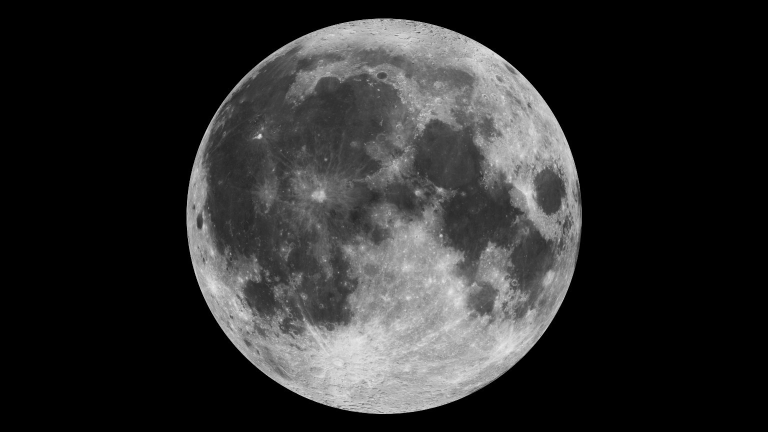
#> input picture GSFC_20171208_Archive_e001982~orig.jpg, 1536 x 864 px (shown at 1/2 size)
$ python generate_moon_plate.py
#> lines starting #> are read from the running program, lines starting #| are printed output that depends on the picture; after the words box and inside, x2 and y2 are one past the last pixel; in counts of white or black regions, pixels touching at a corner belong together
#!/usr/bin/env python3
"""Photograph luminance -> dimensioned circular apertures for an etching mask.

The photograph is read as measurement data; the deliverables are vector circles.
No generated imagery, raster embedding, or random point placement is used.
"""

from __future__ import annotations

import argparse
from bisect import bisect_left
import gzip
import hashlib
import json
import math
from pathlib import Path
from xml.sax.saxutils import escape

import numpy as np
from PIL import Image, ImageOps
from reportlab.lib.units import mm
from reportlab.pdfgen.canvas import Canvas


ROOT = Path(__file__).resolve().parent


def number(value: float) -> str:
    return f"{value:.6f}".rstrip("0").rstrip(".") or "0"


def arguments() -> argparse.Namespace:
    parser = argparse.ArgumentParser(description=__doc__)
    parser.add_argument("--input", type=Path,
                        default=ROOT / "GSFC_20171208_Archive_e001982~orig.jpg")
    parser.add_argument("--diameter-mm", type=float, default=50.0)
    parser.add_argument("--pitch-mm", type=float, default=0.1,
                        help="Horizontal and vertical centre-to-centre spacing.")
    parser.add_argument("--min-hole-mm", type=float, default=0.04)
    parser.add_argument("--max-hole-mm", type=float, default=0.08)
    parser.add_argument("--border-mm", type=float, default=2.0)
    parser.add_argument("--gamma", type=float, default=1.0,
                        help="Aperture area is proportional to (gray / 255)^gamma.")
    parser.add_argument("--output-dir", type=Path, default=ROOT / "output")
    args = parser.parse_args()
    for name in ["diameter_mm", "pitch_mm", "min_hole_mm", "max_hole_mm", "gamma"]:
        value = getattr(args, name)
        if not math.isfinite(value) or value <= 0:
            parser.error(f"{name} must be finite and positive")
    if not math.isfinite(args.border_mm) or args.border_mm < 0:
        parser.error("border_mm must be finite and nonnegative")
    if not 0 < args.min_hole_mm <= args.max_hole_mm < args.pitch_mm:
        parser.error("Require 0 < min-hole <= max-hole < pitch")
    if args.pitch_mm > args.diameter_mm:
        parser.error("pitch must not exceed the Moon diameter")
    if math.ceil(args.diameter_mm / args.pitch_mm) > 6000:
        parser.error("This run is limited to 6000 grid positions per side")
    return args


def cell_averages(array, centers, span, axis):
    """Exact box averages of piecewise constant source pixels along one axis."""
    a = np.moveaxis(array, axis, -1)
    integral = np.concatenate([np.zeros(a.shape[:-1] + (1,)), np.cumsum(a, axis=-1)], axis=-1)

    def at(points):
        points = np.clip(points, 0, a.shape[-1])
        indices = np.minimum(np.floor(points).astype(int), a.shape[-1]-1)
        return integral[..., indices] + (points-indices)*a[..., indices]

    left, right = centers+0.5-span/2, centers+0.5+span/2
    result = (at(right)-at(left))/span
    return np.moveaxis(result, -1, axis)


def quantize_areas(values, valid, radii, max_diameter, gamma):
    """Keep small-aperture tone with deterministic serpentine error diffusion."""
    types = [0] + [i for i in range(1, 256) if radii[i] > 0]
    types.sort(key=lambda i: radii[i])
    area = [(2*float(radii[i])/max_diameter)**2 for i in types]
    work = (values/255)**gamma
    levels = np.zeros(values.shape, dtype=np.uint8)
    height, width = values.shape
    for y in range(height):
        direction = 1 if y % 2 == 0 else -1
        cols = range(width) if direction == 1 else range(width-1, -1, -1)
        for x in cols:
            if not valid[y, x]:
                continue
            value = float(work[y, x])
            upper = min(bisect_left(area, value), len(area)-1)
            lower = max(0, upper-1)
            chosen = lower if abs(area[lower]-value) <= abs(area[upper]-value) else upper
            levels[y, x] = types[chosen]
            error = value-area[chosen]
            neighbors = [(y, x+direction, 7), (y+1, x-direction, 3),
                         (y+1, x, 5), (y+1, x+direction, 1)]
            neighbors = [(ny, nx, weight) for ny, nx, weight in neighbors
                         if 0 <= ny < height and 0 <= nx < width and valid[ny, nx]]
            total = sum(weight for _, _, weight in neighbors)
            if total:
                for ny, nx, weight in neighbors:
                    work[ny, nx] += error*weight/total
    return levels


def sample_image(args: argparse.Namespace) -> tuple:
    with Image.open(args.input) as source:
#> source is the input picture: PIL image 1536x864 RGB; min 0, max 243, mean 44.5
        gray = np.asarray(ImageOps.exif_transpose(source).convert("L"), dtype=np.float64)
    # The supplied photo has a black sky. Ignore JPEG ringing below 12/255.
    ys, xs = np.nonzero(gray > 12)
    if len(xs) == 0:
        raise ValueError("No Moon found against the black background")
    left, top, right, bottom = int(xs.min()), int(ys.min()), int(xs.max()+1), int(ys.max()+1)
#> left = 373; top = 37; right = 1164; bottom = 828
    span = max(right-left, bottom-top)
#> span = 791
    source_cx = (left + right - 1) / 2
#> source_cx = 768
    source_cy = (top + bottom - 1) / 2
#> source_cy = 432
    count = math.ceil(args.diameter_mm / args.pitch_mm - 1e-10)
    axis = np.round(args.border_mm + args.diameter_mm/2
                    + (np.arange(count) - (count-1)/2) * args.pitch_mm, 6)
    # Source array indices represent pixel centres. Keep the source orientation.
    source_x = source_cx + (axis-args.border_mm-args.diameter_mm/2)*span/args.diameter_mm
#> source_x = 500 values from 373.3 to 1162.7
    source_y = source_cy + (axis-args.border_mm-args.diameter_mm/2)*span/args.diameter_mm
#> source_y = 500 values from 37.29 to 826.7
    cell_span_px = args.pitch_mm*span/args.diameter_mm
#> cell_span_px = 1.58
    values = cell_averages(cell_averages(gray, source_x, cell_span_px, 1),
                          source_y, cell_span_px, 0)
#> in cell_averages, `integral = np.concatenate([np.zeros(a.shape[:-1] + (1,)), np.cumsum(a,..`:
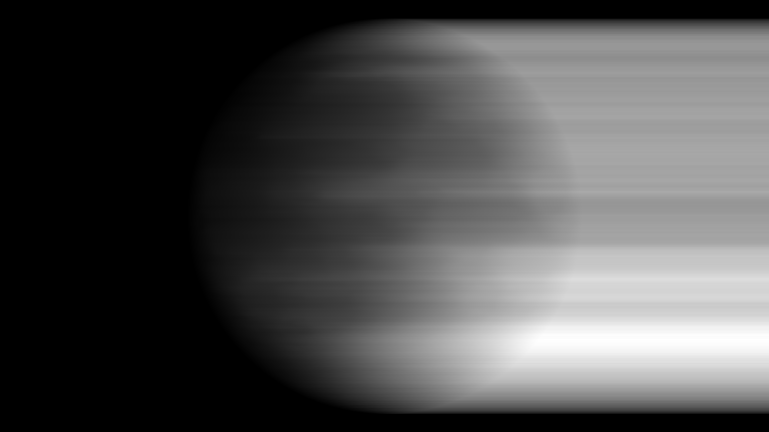
#> integral: shape (864, 1537) float64 (shown at 1/2 size); min 0, max 110561, mean 33110.7; drawn with min black and max white
#> in cell_averages, `left, right = centers+0.5-span/2, centers+0.5+span/2`: left = 500 values from 373 to 1162.4; right = 500 values from 374.6 to 1164
#> in at, `indices = np.minimum(np.floor(points).astype(int), a.shape[-1]-1)`: indices = 500 values from 374 to 1164
#> in at, `return integral[..., indices] + (points-indices)*a[..., indices]`:
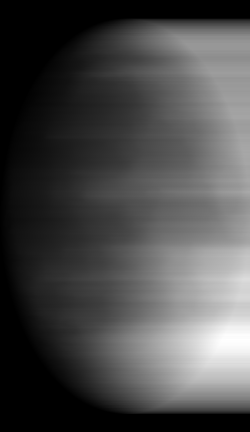
#> returned value: shape (864, 500) float64 (shown at 1/2 size); min 0, max 110561, mean 32217; drawn with min black and max white
#> call 2 of cell_averages, with centers = array of shape (500,), span = 1.58, axis = 0
#> in cell_averages (call 2), `integral = np.concatenate([np.zeros(a.shape[:-1] + (1,)), np.cumsum(a,..`:
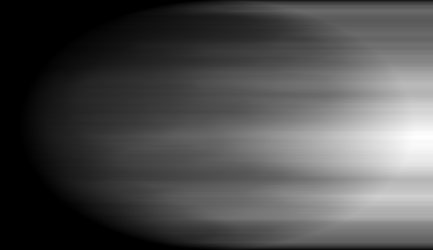
#> integral: shape (500, 865) float64 (shown at 1/2 size); min 0, max 114574, mean 35050.5; drawn with min black and max white
#> in cell_averages (call 2), `left, right = centers+0.5-span/2, centers+0.5+span/2`: left = 500 values from 37 to 826.4; right = 500 values from 38.58 to 828
#> in at (call 3), `indices = np.minimum(np.floor(points).astype(int), a.shape[-1]-1)`: indices = 500 values from 38 to 828
#> in at (call 3), `return integral[..., indices] + (points-indices)*a[..., indices]`:
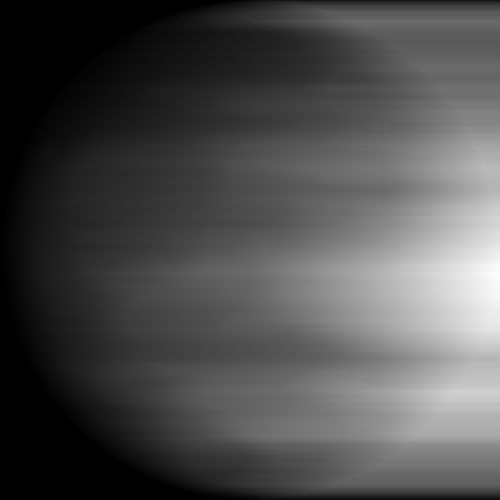
#> returned value: shape (500, 500) float64; min 0, max 114570.9, mean 34959.1; drawn with min black and max white
#> in cell_averages (call 2), `result = (at(right)-at(left))/span`:
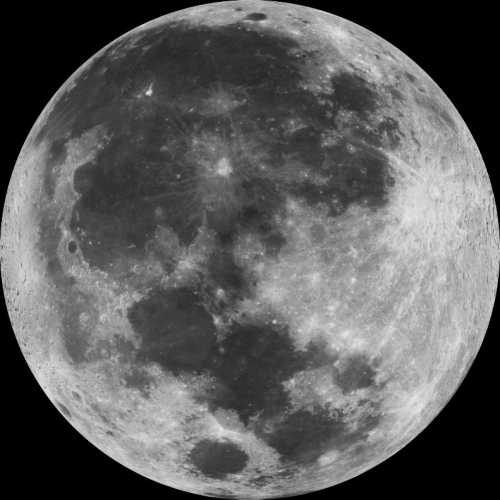
#> result: shape (500, 500) float64; min 0, max 234.3, mean 94.4
#> in cell_averages (call 2), `return np.moveaxis(result, -1, axis)`:
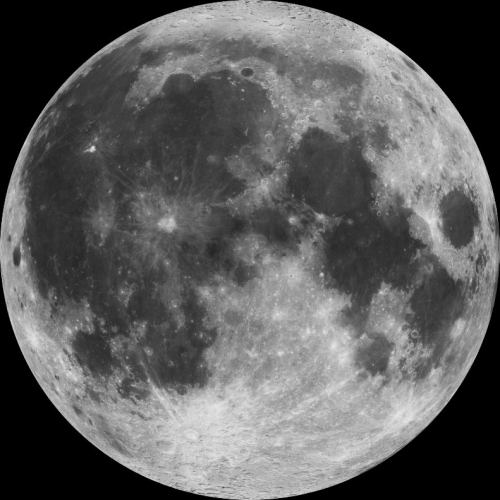
#> returned value: shape (500, 500) float64; min 0, max 234.3, mean 94.4
    # A radius library permits exact reuse in PDF. Type 1 is the exact minimum.
    # All other nonzero types follow the continuous area-to-tone relation.
    radii = np.round(args.max_hole_mm/2
                     * (np.arange(256, dtype=float)/255)**(args.gamma/2), 6)
    radii[2*radii < args.min_hole_mm] = 0
    radii[1] = round(args.min_hole_mm/2, 6)
    center = args.border_mm + args.diameter_mm/2
    distance = np.hypot(axis[:, None]-center, axis[None, :]-center)
    valid = ((values > 12)
             & (distance + args.max_hole_mm/2 <= args.diameter_mm/2 + 1e-10))
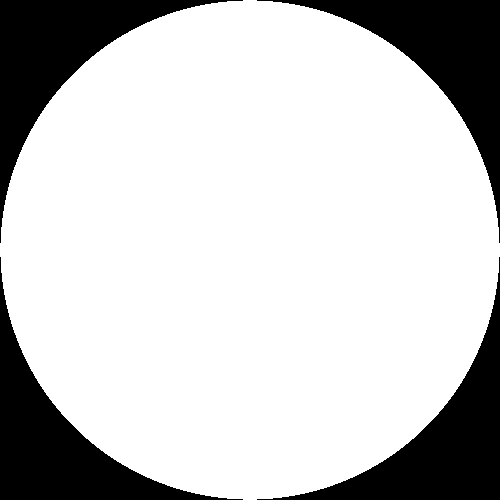
#> valid: shape (500, 500) bool; 78.3% white; 4 black regions, box (x1, y1, x2, y2) and area: (0, 0, 243, 243) 13574, (257, 0, 500, 243) 13574, (0, 257, 243, 500) 13574, (257, 257, 500, 500) 13574
    levels = quantize_areas(values, valid, radii, args.max_hole_mm, args.gamma)
#> (the rest of the program and of its run is left out)
